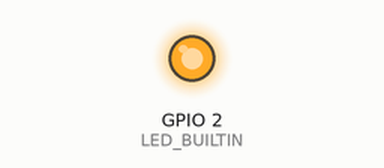
Bench run of a program on a simulated ESP32. Shown: output pins drawn as LEDs (lit = HIGH).

Above: at 0.5 s.
At 5.0 s:
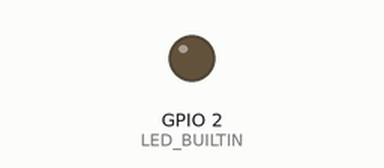
Timing chart, 0 to 6.9 s (numbered marks = the images above):
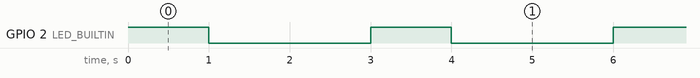

Measured:
- by itself, GPIO 2 (LED_BUILTIN): alternates HIGH for 1.0 s and LOW for 2.0 s

The program:

main.cpp
```cpp
#include <Arduino.h>

void setup() {
  // Cấu hình chân LED tích hợp làm OUTPUT
  pinMode(LED_BUILTIN, OUTPUT);
}

void loop() {
  digitalWrite(LED_BUILTIN, HIGH);   // Bật đèn LED
  delay(1000);                       // Chờ 1 giây (1000 ms)

  digitalWrite(LED_BUILTIN, LOW);    // Tắt đèn LED
  delay(2000);                       // Chờ 1 giây (1000 ms)
}
```
